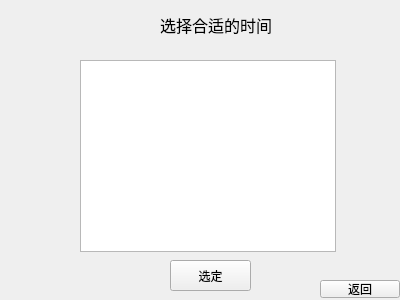
<?xml version="1.0" encoding="UTF-8"?>
<ui version="4.0">
 <class>prefer</class>
 <widget class="QWidget" name="prefer">
  <property name="geometry">
   <rect>
    <x>0</x>
    <y>0</y>
    <width>400</width>
    <height>300</height>
   </rect>
  </property>
  <property name="windowTitle">
   <string>Form</string>
  </property>
  <widget class="QPushButton" name="pushButton">
   <property name="geometry">
    <rect>
     <x>320</x>
     <y>280</y>
     <width>80</width>
     <height>18</height>
    </rect>
   </property>
   <property name="text">
    <string>返回</string>
   </property>
  </widget>
  <widget class="QLabel" name="label">
   <property name="geometry">
    <rect>
     <x>160</x>
     <y>10</y>
     <width>121</width>
     <height>31</height>
    </rect>
   </property>
   <property name="text">
    <string>&lt;html&gt;&lt;head/&gt;&lt;body&gt;&lt;p&gt;&lt;span style=&quot; font-size:12pt;&quot;&gt;选择合适的时间&lt;/span&gt;&lt;/p&gt;&lt;/body&gt;&lt;/html&gt;</string>
   </property>
  </widget>
  <widget class="QTableWidget" name="timetable">
   <property name="geometry">
    <rect>
     <x>80</x>
     <y>60</y>
     <width>256</width>
     <height>192</height>
    </rect>
   </property>
  </widget>
  <widget class="QPushButton" name="chooseButton">
   <property name="geometry">
    <rect>
     <x>170</x>
     <y>260</y>
     <width>81</width>
     <height>31</height>
    </rect>
   </property>
   <property name="text">
    <string>选定</string>
   </property>
  </widget>
 </widget>
 <resources/>
 <connections/>
</ui>
